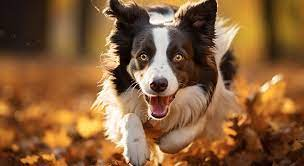
#> input picture dog.jpg, 304 x 166 px
$ python insta.py
#> lines starting #> are read from the running program, lines starting #| are printed output that depends on the picture
from PIL import Image

def apply_filter(filter_func):
    for x in range(sirka):
        for y in range(vyska):
            r, g, b = obrazek.getpixel((x, y))
            obrazek.putpixel((x, y), filter_func(r, g, b))

def green_filter(r, g, b):
    return g, r, b

def inverse_filter(r, g, b):
    return 255 - r, 255 - g, 255 - b

def pink_filter(r, g, b):
    return int(r * 1.2), 0, int(b * 1.2)

def red_filter(r, g, b):
    return r, 0, 0

def blue_filter(r, g, b):
    return 0, 0, b

def cyberpunk_filter(r, g, b):
    return min(int(r * 1.5), 255), min(int(g * 0.5), 255), min(int(b * 2.0), 255)

print('Hello!')
print('Which filter do you want to use?')
choice = input("1. Green\n2. Inverse\n3. Pink\n4. Red\n5. Blue\n6. Cyberpunk\nEnter your choice: ")
#> the answer given: 1

filters = {
    "1": green_filter,
    "2": inverse_filter,
    "3": pink_filter,
    "4": red_filter,
    "5": blue_filter,
    "6": cyberpunk_filter
}

obrazek = Image.open("dog.jpg")
#> obrazek is the input picture: PIL image 304x166 RGB; mean R, G, B 135.8, 94.7, 57.6
sirka, vyska = obrazek.size
#> sirka = 304; vyska = 166

if choice in filters:
    apply_filter(filters[choice])
#> after the loop in apply_filter, `for x in range(sirka):`:
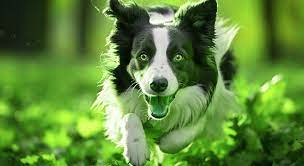
#> obrazek: PIL image 304x166 RGB; mean R, G, B 94.7, 135.8, 57.6

obrazek.save("modified_dog.jpg")
obrazek_modified = Image.open("modified_dog.jpg")
obrazek_modified.show()


#r,r,r
#r , b, r
#r, 0, 0 -red
#0, g, 0 -green
#g, r, b - greenish
#(255 - r, 255 - g, 255 - b) - inverse
#(int(r * 1.2), 0, int(b * 1.2)) -pinkk
#(min(int(r * 1.5), 255), min(int(g * 0.5), 255), min(int(b * 2.0), 255)) - cyberpunk
